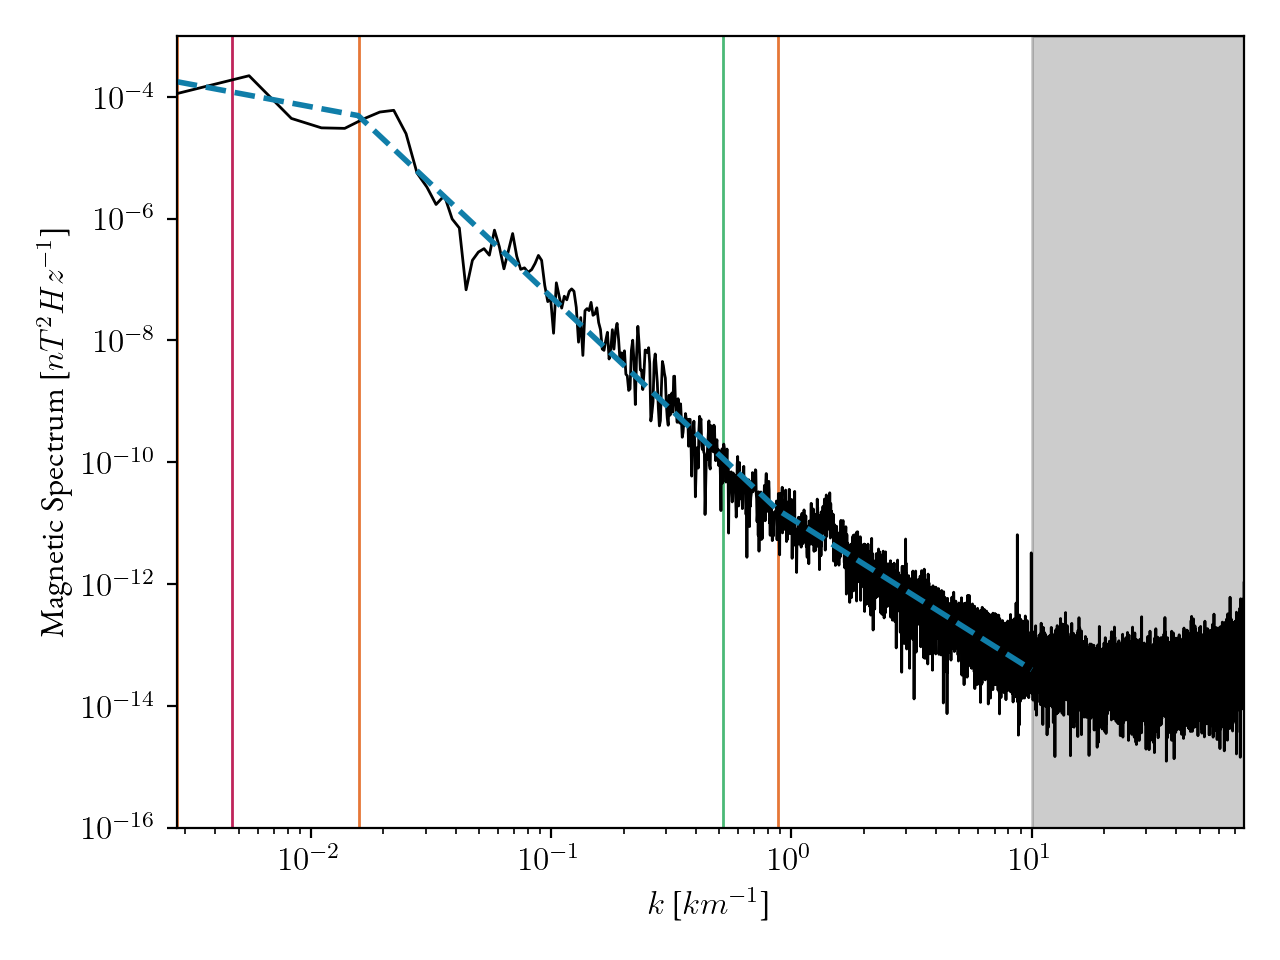

The script that saved this image:
"""
Last modified:  19/04/21

Moving windows of magnetic spectrum, with variable ion & electron limits.

"""

import os
from sys import stderr
import numpy as np
import matplotlib.pyplot as plt
import logging as log
import time as timetime
import json
from scipy.optimize import curve_fit
from scipy import interpolate
from tqdm import tqdm
from phdhelper.helpers import override_mpl
from phdhelper.helpers.COLOURS import red, green, blue, mandarin
import pandas as pd
import subprocess
from datetime import datetime as dt
import matplotlib

override_mpl.override()
override_mpl.cmaps(name="custom_diverging")
matplotlib.rc("font", family="eb garamond")
matplotlib.rc("text", usetex=True)
matplotlib.rc(
    "text.latex",
    preamble=r"""\usepackage[T1]{fontenc}
\usepackage{ebgaramond}
\usepackage{bm}""",
)
matplotlib.rcParams.update({"font.size": 12})


path = os.path.dirname(os.path.realpath(__file__))
path = "/".join(path.split("/")[:-1]) + "/mag_spec"
dirpath = "/".join(path.split("/")[:-1])
print(dirpath)

log.basicConfig(
    filename=f"{path}/summary3.log",
    level=log.INFO,
    format="%(asctime)s | %(name)s | %(levelname)s | %(message)s",
)


def extract_grads(k, y, ion, elec, instr):
    def split(X, Y, low, high):
        mask_x = X[(X >= low) & (X <= high)]
        mask_y = Y[(X >= low) & (X <= high)]

        return (np.log10(mask_x), np.log10(mask_y))

    def fit(X, Y):
        grad, pcov = curve_fit(lambda x, m, c: c + m * x, X, Y)
        return grad[0]

    # Iner
    a, b = split(k, y, k[0], ion)
    iner = fit(a, b)

    # Ion
    a, b = split(k, y, ion, elec)
    ion = fit(a, b)

    # Elec
    a, b = split(k, y, elec, instr)
    elec = fit(a, b)

    return np.array([iner, ion, elec])


def lengths(s, number_density, temp_perp, B_field, all=False):
    if s == "i":
        log.info("---->----IONS----<----")
    else:
        log.info("---->----ELEC----<----")

    n = number_density.mean()
    const = 1.32e3 if s == "i" else 5.64e4
    # https://en.wikipedia.org/wiki/Plasma_parameters#Fundamental_plasma_parameters
    omega_p = const * np.sqrt(n)
    p = 2.99792458e8 / omega_p
    p /= 1e3
    log.info(f"Inertial length: {p:.3f}km")

    T = temp_perp
    v = (
        np.sqrt(
            np.mean(T)
            * 2
            * 1.60217662e-19
            / (1.6726219e-27 if s == "i" else 9.10938356e-31)
        )
        / 1e3
    )
    B_scaled = B_field.copy() * 1e-9
    BT = np.linalg.norm(B_scaled, axis=1).mean()
    log.info(f"V: {v:.3f}kms⁻¹")
    omega_c = 1.60217662e-19 * BT / (1.6726219e-27 if s == "i" else 9.10938356e-31)
    rho = v / omega_c
    log.info(f"Gyroradius: {rho:.3f}km")
    log.info("---->----<<>>----<----")
    log.info("")
    # return limit

    log.info(
        f"n: {n} | const: {const} | omega_p: {omega_p} | v: {v} | BT: {BT} | omega_c: {omega_c}"
    )

    if all:
        return np.array([rho, p])
    else:
        if s == "i":
            return rho
        else:
            return p


log.info("Loading data")
big_data = np.load(f"{dirpath}/data/fsm/data.npy")
log.info("Loading time")
big_time = np.load(f"{dirpath}/data/fsm/time.npy")
td = big_time[1] - big_time[0]

log.info("Loading temp_perp")
big_temp_perp_e = np.load(f"{dirpath}/data/fpi/data_tempperp_e.npy")
big_temp_perp_i = np.load(f"{dirpath}/data/fpi/data_tempperp_i.npy")
log.info("Loading number_density")
big_number_density_e = np.load(f"{dirpath}/data/fpi/data_numberdensity_e.npy")
big_number_density_i = np.load(f"{dirpath}/data/fpi/data_numberdensity_i.npy")
log.info("Loading electron time")
time_e = np.load(f"{dirpath}/data/fpi/time_e.npy")
log.info("Loading ion time")
time_i = np.load(f"{dirpath}/data/fpi/time_i.npy")
log.info("Loading stats")
with open(f"{dirpath}/data/fpi/stats.json") as f:
    stats = json.load(f)
meanv = stats["mean_v"]["value"]

N = 100  # Number of windows

ion_lim = 1.0 / lengths("i", big_number_density_i, big_temp_perp_i, big_data)
electron_lim = 1.0 / lengths("e", big_number_density_e, big_temp_perp_e, big_data)

min_freq = ion_lim * 5
bin_size = int(1 / (min_freq * td))
print(bin_size)

max_index = len(big_data) - bin_size
log.info(f"max index: {max_index}")
bin_starts = np.linspace(0, max_index, N, dtype=int)

log.info(f"Ion lim: {ion_lim}\nelectron lim: {electron_lim}")

grads = []
times = []
knots = []
slope_lims = []
slope_lims_other = []
slope_interp = []
spectra = []
fsm = []


Y = {}
bin_width = bin_starts[1] - bin_starts[0]
shock_time = 1584500550.8
shock_index = np.argmin(np.abs(big_time - shock_time))
data = big_data[shock_index : shock_index + bin_width]
time = big_time[shock_index : shock_index + bin_width]
print(time[-1] - time[0])
print(len(time))

# log.info("Comutping FFT over each coord")
for i in range(3):
    # log.info(f"index {i}")
    B = data[:, i] * 1e-9
    # log.info("Scaling mean")
    B -= B.mean()

    # log.info("Applying Hanning window")
    Hann = np.hanning(len(B)) * B
    # log.info("Calculating FFT")
    Yi = np.fft.fft(Hann)
    # log.info("Calculating Frequencies")
    freq = np.fft.fftfreq(len(B), td)
    # log.info("Obtaining power spectrum")
    Y[["x", "y", "z"][i]] = (np.power(np.abs(Yi), 2) * 1e9 * td)[freq > 0]
# log.info("Summing components")
y = np.sum([Y[i] for i in ["x", "y", "z"]], axis=0)
k = freq[freq > 0] * 2 * np.pi / meanv

number_density_i = big_number_density_i[(time_i >= time[0]) & (time_i <= time[-1])]
temp_perp_i = big_temp_perp_i[(time_i >= time[0]) & (time_i <= time[-1])]

number_density_e = big_number_density_e[(time_e >= time[0]) & (time_e <= time[-1])]
temp_perp_e = big_temp_perp_e[(time_e >= time[0]) & (time_e <= time[-1])]

ion_lims = 1.0 / lengths("i", number_density_i, temp_perp_i, data, all=True)
electron_lims = 1.0 / lengths("e", number_density_e, temp_perp_e, data, all=True)

ion_lim = ion_lims[0]
electron_lim = electron_lims[1]

instrument_mask = k < 10
kk = np.log10(k[instrument_mask])
yy = np.log10(y[instrument_mask])

f = interpolate.interp1d(kk, yy)
xx = np.log10(np.logspace(kk[0], kk[-1], num=1000))
yy = f(xx)

x_interp = np.linspace(
    np.log10(4e-4),
    np.log10(1),
    32,
)

# spectra.append(10 ** f(x_interp))

r_data = {"x": xx, "y": yy}
r_df = pd.DataFrame(r_data)
r_df.to_csv(f"{path}/raw_r.csv")

devnull = open(os.devnull, "w")
subprocess.call(f"{path}/mars.r", stdout=devnull, stderr=devnull)
r_out = pd.read_csv(f"{path}/mars.csv")
YY = np.array(r_out.y)
slopes_all = np.gradient(YY, abs(xx[0] - xx[1]))

slopes, slope_index, slope_counts = np.unique(
    np.round(slopes_all, 2),
    return_index=True,
    return_counts=True,
)
slopes_all = np.round(slopes_all, 2)
slope_counts = slope_counts > 10
slopes = slopes[slope_counts]
slope_index = slope_index[slope_counts]
slope_k = 10 ** xx[slope_index]

f = interpolate.interp1d(xx, slopes_all, fill_value="extrapolate")
interp_slope = f(x_interp)
slope_interp.append(interp_slope)

slope_lims.append(np.log10(np.array([ion_lim, electron_lim])))
slope_lims_other.append(np.log10(np.array([ion_lims[1], electron_lims[0]])))

ks = np.histogram(
    np.log10(slope_k),
    x_interp,
)[0]
ks = ks.astype("float")
ks[ks == 0] = np.nan
knots.append(ks)

plt.loglog(k, y, alpha=1, color="k")
plt.loglog(10 ** xx, 10 ** YY, color=blue, ls="--", lw=2)
lims = (1e-16, 1e-3)
plt.vlines(slope_k, lims[0], lims[1], mandarin, alpha=1)
plt.vlines(
    [ion_lim, electron_lim],
    np.min(lims[0]),
    np.max(lims[1]),
    (red, green),
)
plt.axvspan(10, max(k), color="k", alpha=0.2)
plt.ylabel("Magnetic Spectrum [$nT^2Hz^{-1}$]")
plt.xlabel("$k$ [$km^{-1}$]")
plt.ylim(lims)
plt.xlim(min(k), max(k))
plt.grid(False)
plt.tight_layout()
plt.show()


# grads = np.array(grads)
# knots = np.array(knots)
# slope_lims = np.array(slope_lims)
# slope_lims_other = np.array(slope_lims_other)
# slope_interp = np.array(slope_interp)
# fsm = np.array(fsm)
# np.save(f"{path}/grads.npy", grads)
# np.save(f"{path}/times.npy", times)
# np.save(f"{path}/knots.npy", np.array(knots))
# np.save(f"{path}/slope_interp.npy", np.array(slope_interp))
# np.save(f"{path}/spectra.npy", np.array(spectra))
# np.save(f"{path}/fsm_sampled_100.npy", fsm)

# fig, ax = plt.subplots(3, 2, gridspec_kw={"width_ratios": [98, 3]})
# ax[0, 0].plot(big_time, np.linalg.norm(big_data, axis=1))

# for i in range(3):
#     ax[1, 0].plot(
#         times,
#         grads[:, i],
#         label=["inertial", "ion_rho", "electron_p"][i],
#     )
#     ax[1, 0].legend()

# im = ax[2, 0].imshow(
#     slope_interp.T,
#     extent=(times[0], times[-1], np.log10(4e-4), np.log10(1)),
#     origin="lower",
#     aspect="auto",
#     vmin=-5,
#     vmax=1,
#     cmap="custom_diverging",
# )
# fig.colorbar(im, cax=ax[2, 1])

# ax[2, 0].imshow(
#     knots.T,
#     extent=(times[0], times[-1], np.log10(4e-4), np.log10(1)),
#     origin="lower",
#     aspect="auto",
# )

# slope_lims[slope_lims == 0] = np.nan
# slope_lims_other[slope_lims_other == 0] = np.nan
# ax[2, 0].plot(times, slope_lims)
# ax[2, 0].plot(times, slope_lims_other)

# for i in range(2):
#     ax[i, 1].axis("off")
#     ax[i, 0].tick_params(
#         axis="x",
#         which="both",
#         bottom="on",
#         top="on",
#         labelbottom=False,
#     )


# ax[0, 0].set_ylabel("$|B|$")
# ax[1, 0].set_ylabel("Slope")
# ax[2, 0].set_ylabel("log k")
# ax[2, 1].set_ylabel("Slope")
# ax[2, 0].set_xlabel("Time")

# for i in range(3):
#     ax[i, 0].set_xticks(big_time[:: len(big_time) // 7])
#     ax[i, 0].set_xticklabels(
#         [
#             dt.strftime(dt.utcfromtimestamp(a), "%H:%M:%S")
#             for a in big_time[:: len(big_time) // 7]
#         ]
#     )

# ax[0, 0].get_shared_x_axes().join(*[ax[i, 0] for i in range(3)])

# plt.tight_layout(pad=0.1)
# plt.show()
